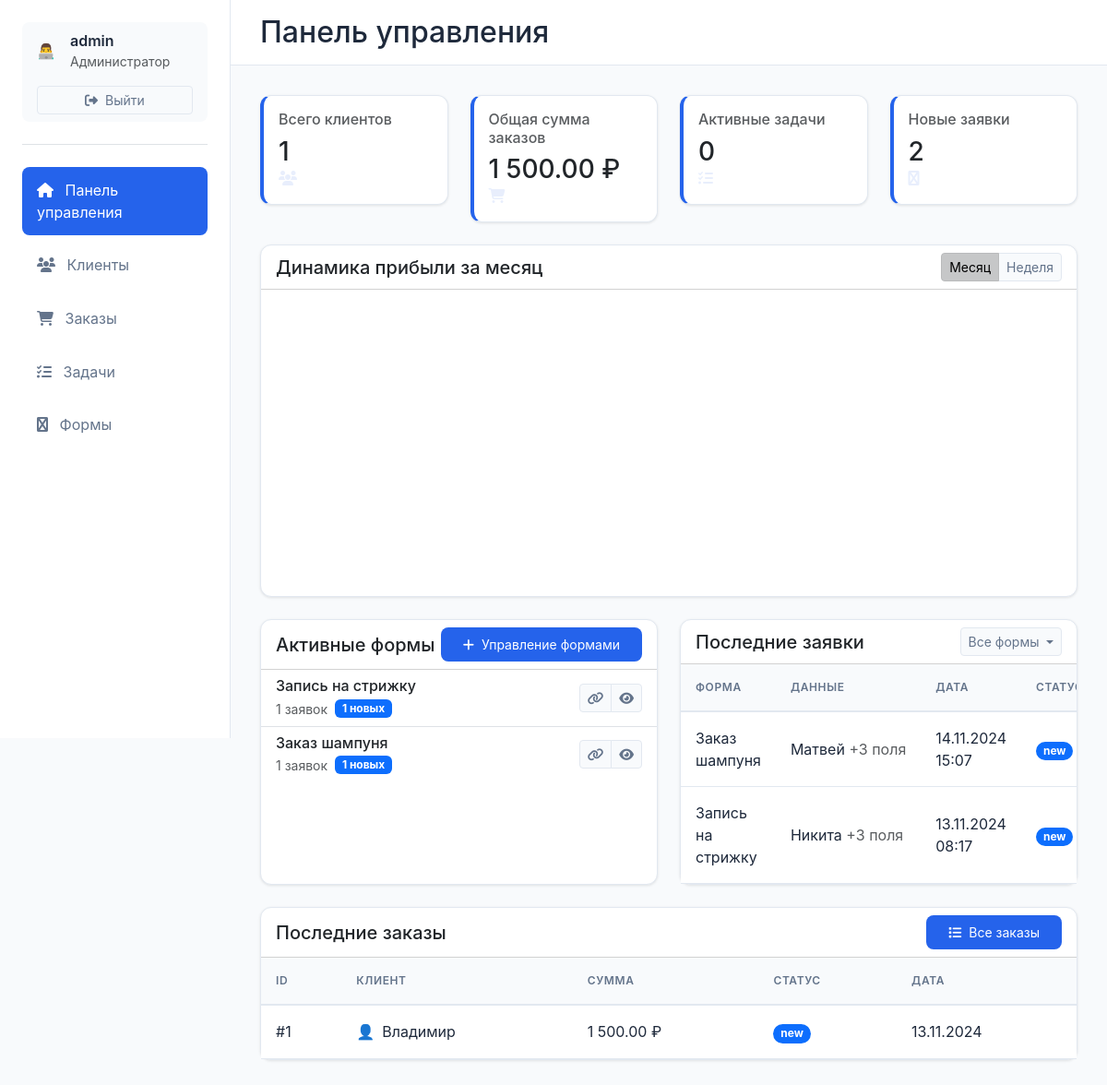
The page /dashboard (signed in) on the database its author committed.
### app.py (models this page shows)
class User(UserMixin, db.Model):
    id = db.Column(db.Integer, primary_key=True)
    username = db.Column(db.String(80), unique=True, nullable=False)
    password_hash = db.Column(db.String(120), nullable=False)
    role = db.Column(db.String(20), nullable=False, default='user')

class Form(db.Model):
    id = db.Column(db.Integer, primary_key=True)
    user_id = db.Column(db.Integer, db.ForeignKey('user.id'), nullable=False)
    name = db.Column(db.String(100), nullable=False)
    description = db.Column(db.Text)
    slug = db.Column(db.String(100), unique=True, nullable=False)
    created_at = db.Column(db.DateTime, default=datetime.utcnow)
    is_active = db.Column(db.Boolean, default=True)
    fields = db.relationship('FormField', backref='form', lazy=True, cascade='all, delete-orphan')
    submissions = db.relationship('FormSubmission', backref='form', lazy=True, cascade='all, delete-orphan')

class FormSubmission(db.Model):
    id = db.Column(db.Integer, primary_key=True)
    form_id = db.Column(db.Integer, db.ForeignKey('form.id'), nullable=False)
    data = db.Column(db.JSON, nullable=False)
    created_at = db.Column(db.DateTime, default=datetime.utcnow)
    status = db.Column(db.String(20), default='new')  # new, processed, completed

class Order(db.Model):
    id = db.Column(db.Integer, primary_key=True)
    customer_id = db.Column(db.Integer, db.ForeignKey('customer.id'), nullable=False)
    description = db.Column(db.Text, nullable=False)
    amount = db.Column(db.Float, nullable=False)
    status = db.Column(db.String(20), default='new')
    created_at = db.Column(db.DateTime, default=datetime.utcnow)

class Customer(db.Model):
    id = db.Column(db.Integer, primary_key=True)
    name = db.Column(db.String(100), nullable=False)
    email = db.Column(db.String(120), unique=True)
    phone = db.Column(db.String(20))
    created_at = db.Column(db.DateTime, default=datetime.utcnow)
    orders = db.relationship('Order', backref='customer', lazy=True)

### app.py (the view)
@app.route('/')
@app.route('/dashboard')
@login_required
def dashboard():
    customers = Customer.query.count()
    orders = Order.query.count()
    tasks = Task.query.filter_by(status='pending').count()
    total_orders_sum = db.session.query(func.sum(Order.amount)).scalar() or 0
    recent_orders = Order.query.order_by(Order.created_at.desc()).limit(5).all()
    active_forms = Form.query.filter_by(
        user_id=current_user.id,
        is_active=True
    ).all()
    new_submissions = FormSubmission.query.join(Form).filter(
        Form.user_id == current_user.id,
        FormSubmission.status == 'new'
    ).count()
    recent_submissions = FormSubmission.query.join(Form).filter(
        Form.user_id == current_user.id
    ).order_by(
        FormSubmission.created_at.desc()
    ).limit(5).all()
    return render_template(
        'dashboard.html',
        customers=customers,
        orders=orders,
        tasks=tasks,
        total_orders_sum=total_orders_sum,
        recent_orders=recent_orders,
        active_forms=active_forms,
        new_submissions=new_submissions,
        recent_submissions=recent_submissions
    )

### templates/dashboard.html (shortened to what this page needs)
{% extends "base.html" %}
{% block title %}Панель управления{% endblock %}
{% block content %}
<div class="row g-4">
    <div class="col-md-3">
        <div class="card stats-card">
            <div class="card-body">
                <h6 class="text-muted mb-2">Всего клиентов</h6>
                <h3 class="mb-0">{{ customers }}</h3>
                <i class="fas fa-users icon"></i>
            </div>
        </div>
    </div>
    <div class="col-md-3">
        <div class="card stats-card">
            <div class="card-body">
                <h6 class="text-muted mb-2">Общая сумма заказов</h6>
                <h3 class="mb-0">{{ total_orders_sum | currency_rub }}</h3>
                <i class="fas fa-shopping-cart icon"></i>
            </div>
        </div>
    </div>
    <div class="col-md-3">
        <div class="card stats-card">
            <div class="card-body">
                <h6 class="text-muted mb-2">Активные задачи</h6>
                <h3 class="mb-0">{{ tasks }}</h3>
                <i class="fas fa-tasks icon"></i>
            </div>
        </div>
    </div>
    <div class="col-md-3">
        <div class="card stats-card">
            <div class="card-body">
                <h6 class="text-muted mb-2">Новые заявки</h6>
                <h3 class="mb-0">{{ new_submissions }}</h3>
                <i class="fas fa-wpforms icon"></i>
            </div>
        </div>
    </div>
</div>
<div class="row mt-4">
    <div class="col-12">
        <div class="card">
            <div class="card-header bg-transparent">
                <div class="d-flex justify-content-between align-items-center">
                    <h5 class="mb-0">Динамика прибыли за месяц</h5>
                    <div class="btn-group">
                        <button type="button" class="btn btn-sm btn-light active" data-period="month">Месяц</button>
                        <button type="button" class="btn btn-sm btn-light" data-period="week">Неделя</button>
                    </div>
                </div>
            </div>
            <div class="card-body">
                <div id="profitChart" style="height: 300px;"></div>
            </div>
        </div>
    </div>
</div>
<div class="row mt-4">
    <div class="col-md-6">
        <div class="card h-100">
            <div class="card-header bg-transparent">
                <div class="d-flex justify-content-between align-items-center">
                    <h5 class="mb-0">Активные формы</h5>
                    <a href="{{ url_for('forms') }}" class="btn btn-sm btn-primary">
                        <i class="fas fa-plus me-2"></i>Управление формами
                    </a>
                </div>
            </div>
            <div class="card-body p-0">
                <div class="list-group list-group-flush">
                    {% for form in active_forms %}
                    <div class="list-group-item d-flex justify-content-between align-items-center">
                        <div>
                            <h6 class="mb-1">{{ form.name }}</h6>
                            <div class="d-flex align-items-center gap-2">
                                <small class="text-muted">{{ form.submissions|length }} заявок</small>
                                {% set new_count = form.submissions|selectattr('status', 'equalto', 'new')|list|length %}
                                {% if new_count > 0 %}
                                <span class="badge bg-primary">{{ new_count }} новых</span>
                                {% endif %}
                            </div>
                        </div>
                        <div class="btn-group">
                            <button class="btn btn-sm btn-light"
                                    onclick="copyFormLink('{{ url_for('public_form', slug=form.slug, _external=True) }}')"
                                    title="Копировать ссылку">
                                <i class="fas fa-link"></i>
                            </button>
                            <a href="{{ url_for('form_submissions', slug=form.slug) }}"
                               class="btn btn-sm btn-light"
                               title="Просмотр заявок">
                                <i class="fas fa-eye"></i>
                            </a>
                        </div>
                    </div>
                    {% endfor %}
                </div>
            </div>
        </div>
    </div>
    <div class="col-md-6">
        <div class="card h-100">
            <div class="card-header bg-transparent">
                <div class="d-flex justify-content-between align-items-center">
                    <h5 class="mb-0">Последние заявки</h5>
                    <div class="btn-group">
                        <button type="button" class="btn btn-sm btn-light dropdown-toggle" data-bs-toggle="dropdown">
                            Все формы
                        </button>
                    </div>
                </div>
            </div>
            <div class="card-body p-0">
                <div class="table-responsive">
                    <table class="table mb-0">
                        <thead>
                            <tr>
                                <th>Форма</th>
                                <th>Данные</th>
                                <th>Дата</th>
                                <th>Статус</th>
                            </tr>
                        </thead>
                        <tbody>
                            {% for submission in recent_submissions %}
                            <tr>
                                <td>{{ submission.form.name }}</td>
                                <td>
                                    {% set first_field = submission.data.keys()|list|first %}
                                    <div class="text-truncate" style="max-width: 200px;">
                                        {{ submission.data[first_field] }}
                                        {% if submission.data|length > 1 %}
                                        <span class="text-muted">+{{ submission.data|length - 1 }} поля</span>
                                        {% endif %}
                                    </div>
                                </td>
                                <td>{{ submission.created_at.strftime('%d.%m.%Y %H:%M') }}</td>
                                <td>
                                    <span class="badge rounded-pill {% if submission.status == 'new' %}bg-primary
                                                 {% elif submission.status == 'processed' %}bg-warning
                                                 {% elif submission.status == 'completed' %}bg-success
                                                 {% else %}bg-secondary{% endif %}">
                                        {{ submission.status }}
                                    </span>
                                </td>
                            </tr>
                            {% else %}
                            <tr>
                                <td colspan="4" class="text-center py-4">
                                    <p class="text-muted mb-0">Нет новых заявок</p>
                                </td>
                            </tr>
                            {% endfor %}
                        </tbody>
                    </table>
                </div>
            </div>
        </div>
    </div>
</div>
<div class="row mt-4">
    <div class="col-12">
        <div class="card">
            <div class="card-header bg-transparent">
                <div class="d-flex justify-content-between align-items-center">
                    <h5 class="mb-0">Последние заказы</h5>
                    <a href="{{ url_for('orders') }}" class="btn btn-sm btn-primary">
                        <i class="fas fa-list me-2"></i>Все заказы
                    </a>
                </div>
            </div>
            <div class="card-body p-0">
                <div class="table-responsive">
                    <table class="table mb-0">
                        <thead>
                            <tr>
                                <th>ID</th>
                                <th>Клиент</th>
                                <th>Сумма</th>
                                <th>Статус</th>
                                <th>Дата</th>
                            </tr>
                        </thead>
                        <tbody>
                            {% for order in recent_orders %}
                            <tr>
                                <td>#{{ order.id }}</td>
                                <td>
                                    <div class="d-flex align-items-center">
                                        <div class="profile-emoji me-2">👤</div>
                                        {{ order.customer.name }}
                                    </div>
                                </td>
                                <td>{{ order.amount | currency_rub }}</td>
                                <td>
                                    <span class="badge rounded-pill {% if order.status == 'new' %}bg-primary
                                                 {% elif order.status == 'in_progress' %}bg-warning
                                                 {% elif order.status == 'completed' %}bg-success
                                                 {% else %}bg-secondary{% endif %}">
                                        {{ order.status }}
                                    </span>
                                </td>
                                <td>{{ order.created_at.strftime('%d.%m.%Y') }}</td>
                            </tr>
                            {% else %}
                            <tr>
                                <td colspan="5" class="text-center py-4">
                                    <p class="text-muted mb-0">Нет последних заказов</p>
                                </td>
                            </tr>
                            {% endfor %}
                        </tbody>
                    </table>
                </div>
            </div>
        </div>
    </div>
</div>
{% endblock %}

### templates/base.html (shortened to what this page needs)
<!DOCTYPE html>
<html lang="ru">
<head>
    <link href="https://cdn.jsdelivr.net/npm/bootstrap@5.3.0/dist/css/bootstrap.min.css" rel="stylesheet">
    <link href="https://cdnjs.cloudflare.com/ajax/libs/font-awesome/6.4.0/css/all.min.css" rel="stylesheet">
</head>
<body>
    {% if current_user.is_authenticated %}
    <div class="sidebar">
        <div class="user-profile mb-4">
            <div class="d-flex align-items-center gap-3 mb-3">
                <div class="profile-emoji">👨‍💻</div>
                <div class="d-flex flex-column">
                    <span class="fw-semibold">{{ current_user.username }}</span>
                    <small class="text-muted">Администратор</small>
                </div>
            </div>
            <a href="{{ url_for('logout') }}" class="btn btn-light btn-sm w-100">
                <i class="fas fa-sign-out-alt me-2"></i>Выйти
            </a>
        </div>
        <div class="border-bottom mb-4"></div>
        <nav class="nav flex-column">
    <a class="nav-link {% if request.endpoint == 'dashboard' %}active{% endif %}"
       href="{{ url_for('dashboard') }}">
        <i class="fas fa-home me-2"></i> Панель управления
    </a>
    <a class="nav-link {% if request.endpoint == 'customers' %}active{% endif %}"
       href="{{ url_for('customers') }}">
        <i class="fas fa-users me-2"></i> Клиенты
    </a>
    <a class="nav-link {% if request.endpoint == 'orders' %}active{% endif %}"
       href="{{ url_for('orders') }}">
        <i class="fas fa-shopping-cart me-2"></i> Заказы
    </a>
    <a class="nav-link {% if request.endpoint == 'tasks' %}active{% endif %}"
       href="{{ url_for('tasks') }}">
        <i class="fas fa-tasks me-2"></i> Задачи
    </a>
    <a class="nav-link {% if 'forms' in request.endpoint %}active{% endif %}"
       href="{{ url_for('forms') }}">
        <i class="fas fa-wpforms me-2"></i> Формы
    </a>
</nav>
    </div>
    <div class="main-content">
        <div class="top-bar">
            <h2 class="mb-0">{% block title %}{% endblock %}</h2>
        </div>
        {% block content %}{% endblock %}
    </div>
    {% else %}
        {% block auth_content %}{% endblock %}
    {% endif %}
</body>
</html>

### rows shown on the page
User: username "admin"
Form: name "Запись на стрижку", submissions|length "1", new_count "1"
Form: name "Заказ шампуня", submissions|length "1", new_count "1"
FormSubmission: form.name "Заказ шампуня", data "Матвей", data|length "3", created_at "14.11.2024 15:07", status "new"
FormSubmission: form.name "Запись на стрижку", data "Никита", data|length "3", created_at "13.11.2024 08:17", status "new"
Order: id "1", customer.name "Владимир", amount "1 500.00 ₽", status "new", created_at "13.11.2024"

### other values the page prints
{{ customers }} "1"
{{ total_orders_sum | currency_rub }} "1 500.00 ₽"
{{ tasks }} "0"
{{ new_submissions }} "2"
